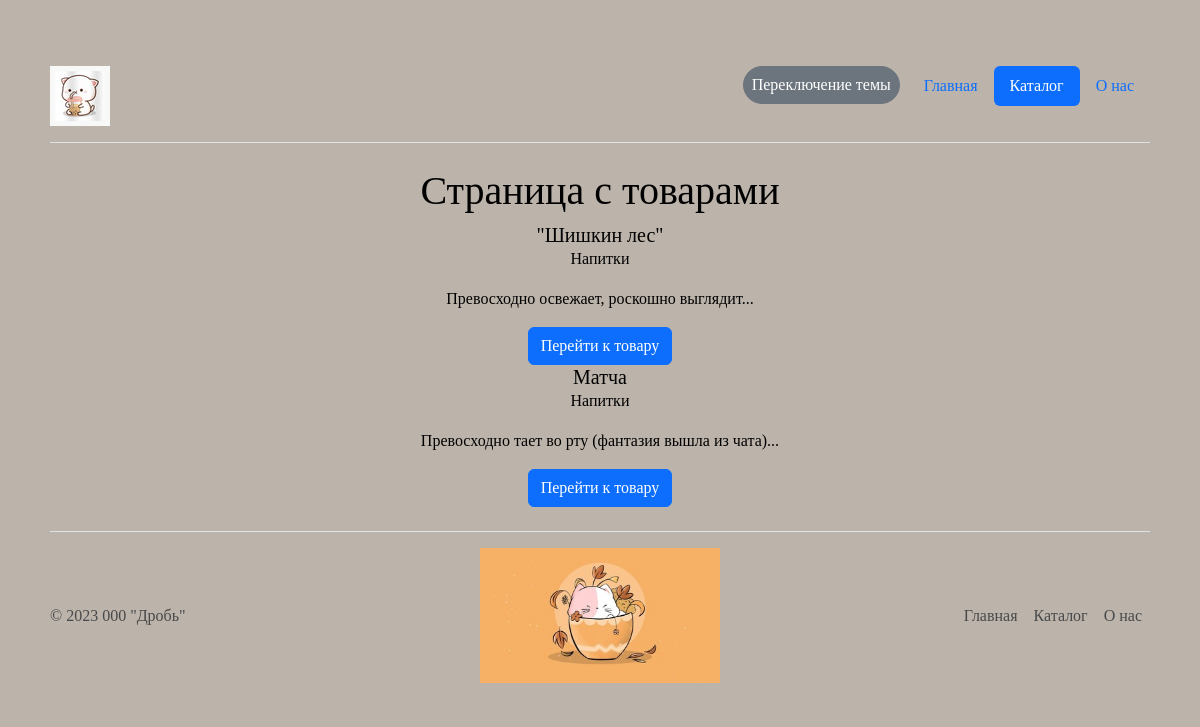
Before: /catalog/ with the older database file.
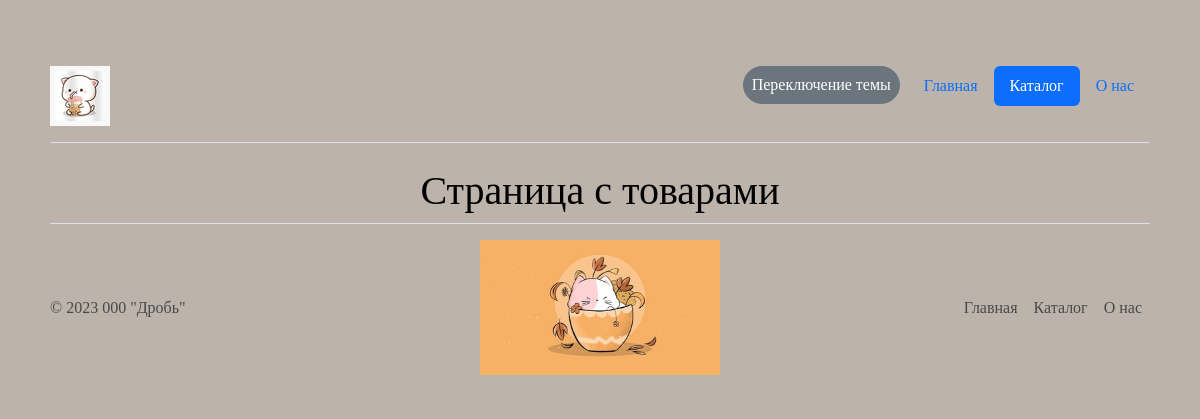
After: the same page with the newer database file.
### catalog/models.py (models this page shows, shortened)
class MainImage(models.Model):
    class Meta:
        abstract = True
    main_image = models.ImageField(
        verbose_name="главная картинка",
        help_text="Главная картинка товара",
        upload_to="catalog/images/main_images/",
        default=None,
        blank=True,
    )

class Item(AbstractCatalogModel, MainImage):
    class Meta:
        verbose_name = "товар"
        verbose_name_plural = "товары"
    text = models.TextField(
        "текст",
        help_text="Опишите товар",
        default="",
        validators=[ValidateMustContain("превосходно", "роскошно")],
    )
    category = models.ForeignKey(
        Category,
        on_delete=models.CASCADE,
        default="",
        verbose_name="категория",
        help_text="Выберите категорию",
        related_name="category",
    )
    tags = models.ManyToManyField(
        Tag,
        default="",
        verbose_name="теги",
        help_text="Добавьте теги. P.S.:",
        related_name="tags",
    )

class Category(AbstractCatalogModel):
    class Meta:
        verbose_name = "категория"
        verbose_name_plural = "категории"
    slug = models.CharField(
        "слаг",
        help_text="Укажите слаг товара",
        unique=True,
        max_length=200,
        validators=[
            django.core.validators.RegexValidator("^[-_A-Za-z0-9\\s]+$"),
        ],
    )
    weight = models.IntegerField(
        "вес",
        help_text="Укажите вес товара",
        default=100,
        validators=[
            django.core.validators.MinValueValidator(1),
            django.core.validators.MaxValueValidator(32767),
        ],
    )

### catalog/views.py (the view)
# urls.py: path("", views.item_list, name="item_list"),
def item_list(request):
    data = []
    for item in Item.objects.all():
        data.append(
            {
                "name": item.name,
                "path": reverse(
                    "catalog:item_detail_for_site", args=[item.id],
                ),
                "category": item.category.name,
                "text": f"{item.text[:200]}...",
                "main_image": item.main_image,
            },
        )
    return render(request, "catalog/item_list.html", context={"items": data})

### templates/catalog/item_list.html (shortened to what this page needs)
<!DOCTYPE html>
{% extends "base.html" %}
{% load thumbnail %}
{% block content %}
  <h1 align="center">Страница с товарами</h1>
  <div class="row  row-cols-1 row-cols-md-2 row-cols-lg-4 row-cols-xl-6 g-4">
    {% for item in items %}
          <div class="card-body">
            <h5 class="card-title" align="center">{{item.name}}</h5>
            <p class="card-text" align="center">{{item.category}}</p>
            <p class="card-text" align="center">{{item.text}}</p>
            <div align="center">
              <a href="{{item.path}}" class="btn btn-primary">Перейти к товару</a>
            </div>
          </div>
        </div>
    {% endfor %}
  </div>
{% endblock %}

### templates/base.html (shortened to what this page needs)
<!DOCTYPE html>
<html lang="ru">
  <head>
    {% load static %}
    <link rel="stylesheet" href="{% static 'css/bootstrap.min.css' %}">
    <link rel="stylesheet" href="{% static 'css/base.css' %}">
  </head>
  <body>
    {% include "includes/header.html" %}
    <main>
      {% block content %} {% endblock %}
    </main>
  {% include "includes/footer.html" %}
  </body>
</html>

### templates/includes/header.html (shortened to what this page needs)
<!DOCTYPE html>
{% load static %}
<header class="d-flex flex-wrap justify-content-center py-3 mb-4 border-bottom">
  <a href="/" class="d-flex align-items-center mb-3 mb-md-0 me-md-auto link-body-emphasis text-decoration-none">
    <img src="{%  static 'img/cat-boba-tea.jpg' %}" width="60" alt="Картинка кота, пьющего чай боба">
  </a>
  <div align="left">
    <button class="btn btn-secondary rounded-pill px-2" type="button" onclick="ToggleTheme()">Переключение темы</button>
  </div>
  {% with request.resolver_match.view_name as view_name %}
    <ul class="nav nav-pills">
      <li class="nav-item"><a href="{% url 'homepage:home' %}" class="nav-link {% if view_name == 'homepage:home' %}active{% endif %}">Главная</a></li>
      <li class="nav-item"><a href="{% url 'catalog:item_list' %}" class="nav-link {% if view_name == 'catalog:item_list' %}active{% endif %}">Каталог</a></li>
      <li class="nav-item"><a href="{% url 'about:description' %}" class="nav-link {% if view_name == 'about:description' %}active{% endif %}">О нас</a></li>
    </ul>
  {% endwith %}
</header>

### templates/includes/footer.html
<!DOCTYPE html>
{% load static %}
<footer class="d-flex flex-wrap justify-content-between align-items-center py-3 my-4 border-top">
    <p class="col-md-4 mb-0 text-body-secondary">&copy; 2023 000 "Дробь"</p>
    <a href="/" class="col-md-4 d-flex align-items-center justify-content-center mb-3 mb-md-0 me-md-auto link-body-emphasis text-decoration-none">
      <img src="{%  static 'img/cat-in-tea.jpg' %}" width="240" alt="Картинка кота в чае">
    </a>
    <ul class="nav col-md-4 justify-content-end">
      <li class="nav-item"><a href="{% url 'homepage:home' %}" class="nav-link px-2 text-body-secondary">Главная</a></li>
      <li class="nav-item"><a href="{% url 'catalog:item_list' %}" class="nav-link px-2 text-body-secondary">Каталог</a></li>
      <li class="nav-item"><a href="{% url 'about:description' %}" class="nav-link px-2 text-body-secondary">О нас</a></li>
    </ul>
  </footer>

### static_dev/css/base.css (style rules this page uses)
body { font-family: "JBNF", "Tahoma"; padding: 50px; background-color: #bcb4ab; color: black; }

Changed rows visible on the page:
removed Item: name "\"Шишкин лес\""
removed Category: category "Напитки" "Напитки"
removed Item: name "Матча"
Other visible differences:
list line gone: "Превосходно освежает, роскошно выглядит... Перейти к товару"
list line gone: "Превосходно тает во рту (фантазия вышла из чата)... Перейти к товару"
